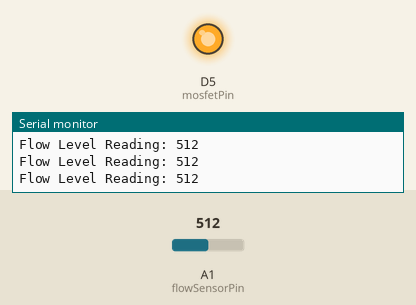
Simulated run of this sketch. Board: Seeed XIAO (SAMD21). Parts: output pins drawn as LEDs (lit = HIGH), the last lines printed to the serial monitor. The inputs (shaded band) are chosen by the test bench; at power-on: A1 (flowSensorPin) = 512.

Above: at 1.2 s.
1.3 s: A1 (flowSensorPin) set to 317
2.8 s: A1 (flowSensorPin) set to 288
At 3.4 s:
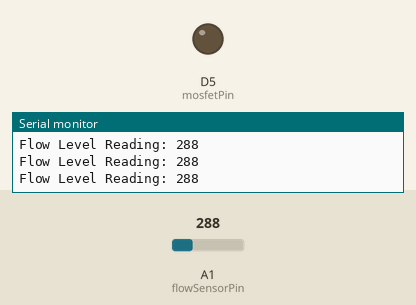
4.3 s: A1 (flowSensorPin) set to 306
At 4.7 s:
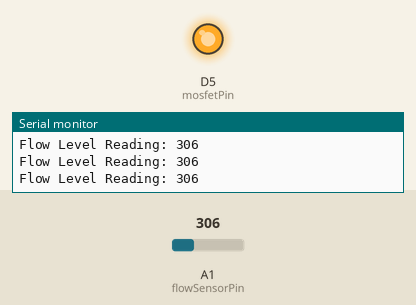
5.8 s: A1 (flowSensorPin) set to 290
At 7.2 s:
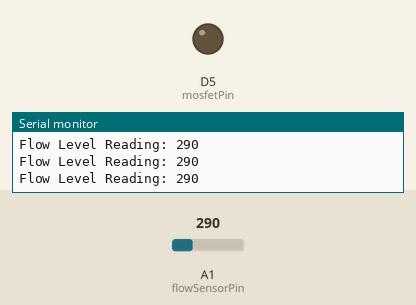
Timing chart, 0 to 8.3 s (numbered marks = the images above; inputs shaded):
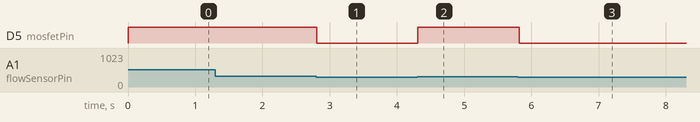

The sketch:

ActiveAirVent_liquidLevelSensor_Xiao.ino
```cpp
// === Pin Definitions ===
const int flowSensorPin = A1;  // Analog pin connected to liquid flow or pressure sensor
const int mosfetPin = D5;      // Digital pin connected to MOSFET gate for solenoid control

// === Thresholds ===
const int flowThreshold = 300; // Trigger solenoid ON when flow reading > 300

// === Control State ===
bool solenoidOn = false;

void setup() {
  Serial.begin(9600);
  pinMode(mosfetPin, OUTPUT);
  digitalWrite(mosfetPin, LOW); // Ensure solenoid is off at start

  Serial.println("Liquid Level Sensor Solenoid Controller Ready");
}

void loop() {
  int flowReading = analogRead(flowSensorPin);

  Serial.print("Flow Level Reading: ");
  Serial.println(flowReading);

  // === Solenoid Control ===
  if (!solenoidOn && flowReading > flowThreshold) {
    digitalWrite(mosfetPin, HIGH); // Turn solenoid ON
    solenoidOn = true;
    Serial.println("Solenoid ON");
  }
  else if (solenoidOn && flowReading <= flowThreshold) {
    digitalWrite(mosfetPin, LOW);  // Turn solenoid OFF
    solenoidOn = false;
    Serial.println("Solenoid OFF");
  }

  delay(100); // Stability delay
}
```

Measured:
- the behaviour switches between 301 and 300 on A1 (flowSensorPin) (found by bisection; images 0 and 1)
- after the input at 2.8 s, D5 (mosfetPin): HIGH → LOW at once
- after the input at 4.3 s, D5 (mosfetPin): LOW → HIGH at once
- after the input at 5.8 s, D5 (mosfetPin): HIGH → LOW at once
